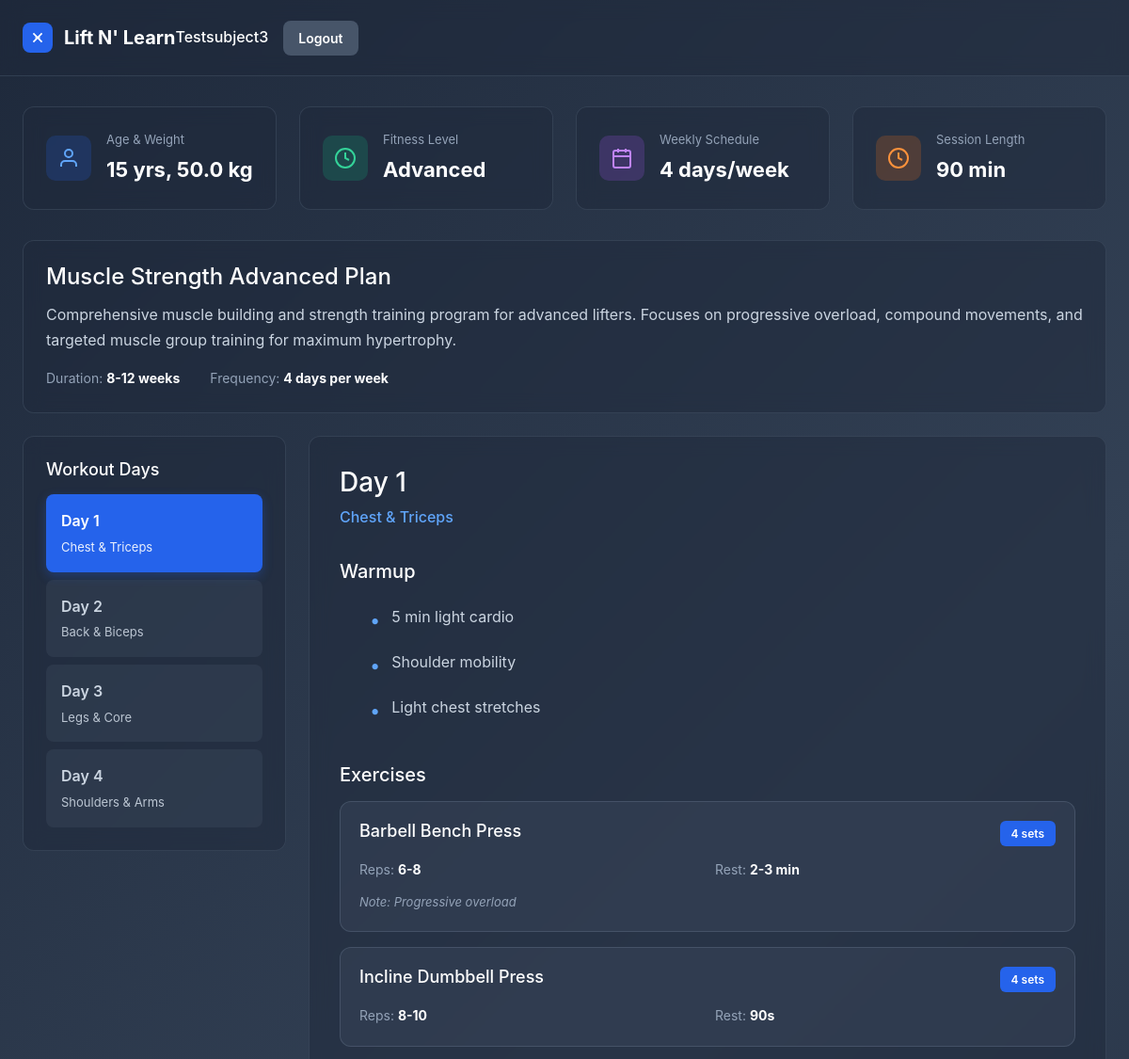
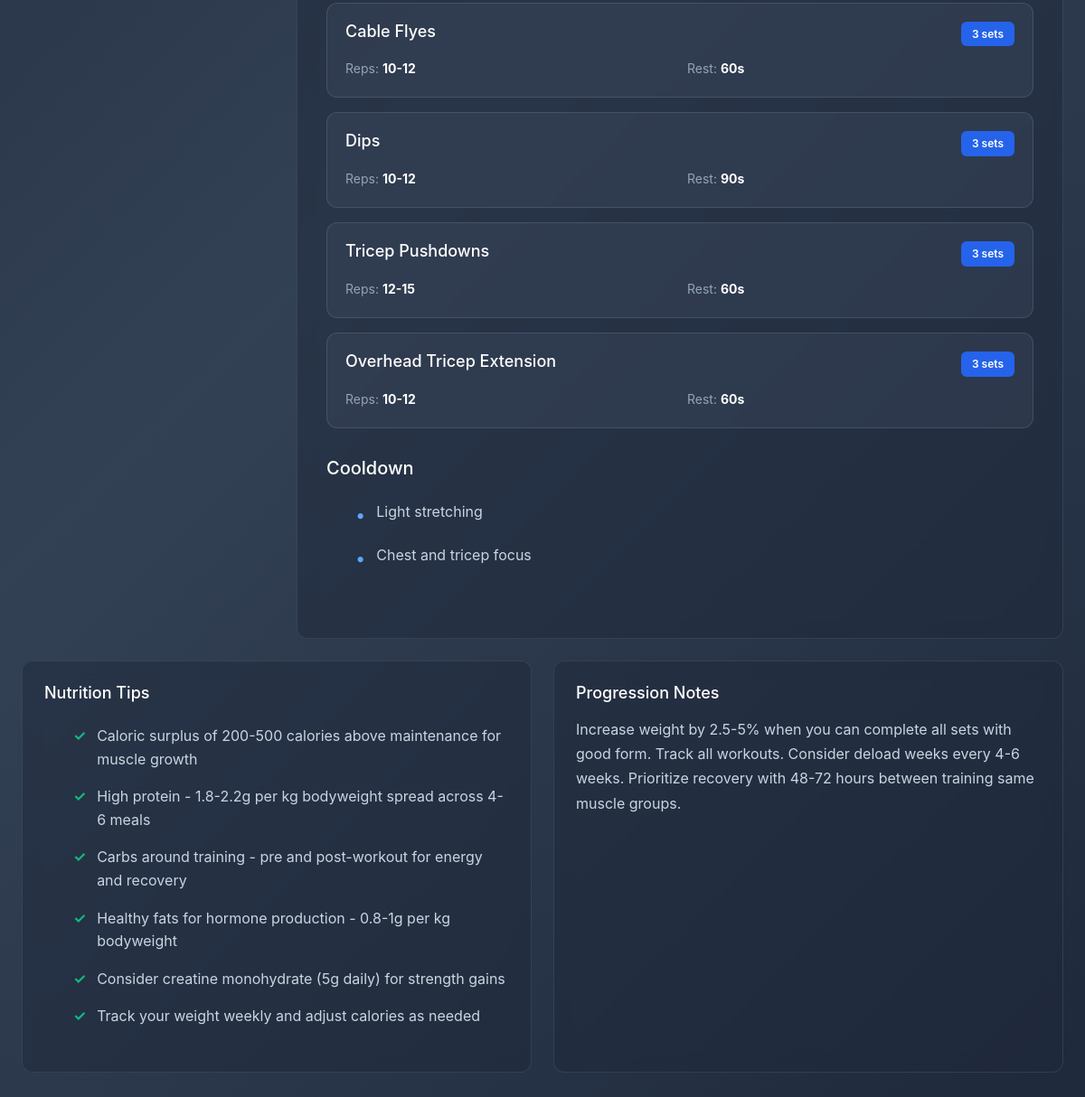
The page / (signed in) on the database its author committed (2 pictures, top to bottom).
### tables this page shows
CREATE TABLE users (
    id INTEGER PRIMARY KEY AUTOINCREMENT,
    username TEXT UNIQUE NOT NULL,
    email TEXT UNIQUE NOT NULL,
    password_hash TEXT NOT NULL,
    created_at TIMESTAMP DEFAULT CURRENT_TIMESTAMP
);

CREATE TABLE user_profiles (
    id INTEGER PRIMARY KEY AUTOINCREMENT,
    user_id INTEGER UNIQUE NOT NULL,
    full_name TEXT NOT NULL,
    age INTEGER NOT NULL CHECK (age > 0 AND age < 120),
    weight REAL NOT NULL CHECK (weight > 0),
    height REAL NOT NULL CHECK (height > 0),
    fitness_type TEXT NOT NULL CHECK (fitness_type IN ('general_fitness', 'athlete', 'muscle_strength', 'calisthenics')),
    fitness_level TEXT NOT NULL CHECK (fitness_level IN ('beginner', 'intermediate', 'advanced')),
    goals TEXT NOT NULL,
    workout_days INTEGER NOT NULL CHECK (workout_days >= 1 AND workout_days <= 7),
    session_duration INTEGER NOT NULL CHECK (session_duration > 0),
    medical_conditions TEXT DEFAULT '',
    created_at TIMESTAMP DEFAULT CURRENT_TIMESTAMP,
    updated_at TIMESTAMP DEFAULT CURRENT_TIMESTAMP,
    FOREIGN KEY (user_id) REFERENCES users (id) ON DELETE CASCADE
);

CREATE TABLE workout_plans (
    id INTEGER PRIMARY KEY AUTOINCREMENT,
    user_id INTEGER NOT NULL,
    plan_name TEXT NOT NULL,
    fitness_type TEXT NOT NULL,
    difficulty TEXT NOT NULL,
    plan_data TEXT NOT NULL,
    is_active INTEGER DEFAULT 1,
    created_at TIMESTAMP DEFAULT CURRENT_TIMESTAMP,
    FOREIGN KEY (user_id) REFERENCES users (id) ON DELETE CASCADE
);

### app.py (the view)
@app.route('/')
def index():
    return render_template('home.html')

### app.py (called while the page is built)
@login_manager.user_loader
def load_user(user_id):
    return User.get_by_id(int(user_id))

@app.template_filter('get_user_profile')
def get_user_profile(user_id):
    return UserProfile.get_by_user_id(user_id)

@app.template_filter('get_workout_plan')
def get_workout_plan(user_id):
    return WorkoutPlan.get_active_by_user_id(user_id)

### database.py (called while the page is built)
def get_db():
    conn = sqlite3.connect(DATABASE)
    conn.row_factory = sqlite3.Row
    return conn

    @staticmethod
    def get_by_id(user_id):
        conn = get_db()
        user_data = conn.execute(
            'SELECT * FROM users WHERE id = ?', (user_id,)
        ).fetchone()
        conn.close()
        if user_data:
            return User(user_data['id'], user_data['username'], user_data['email'],
                       user_data['password_hash'], user_data['created_at'])
        return None

    @staticmethod
    def get_by_user_id(user_id):
        conn = get_db()
        profile = conn.execute(
            'SELECT * FROM user_profiles WHERE user_id = ?', (user_id,)
        ).fetchone()
        conn.close()
        return dict(profile) if profile else None

    @staticmethod
    def get_active_by_user_id(user_id):
        conn = get_db()
        plan = conn.execute(
            'SELECT * FROM workout_plans WHERE user_id = ? AND is_active = 1 ORDER BY created_at DESC LIMIT 1',
            (user_id,)
        ).fetchone()
        conn.close()
        if plan:
            plan_dict = dict(plan)
            plan_dict['plan_data'] = json.loads(plan_dict['plan_data'])
            return plan_dict
        return None

### templates/home.html (shortened to what this page needs)
{% extends "base.html" %}
{% block content %}
<nav class="navbar">
    <div class="nav-content">
        <div class="nav-brand">
            <svg width="32" height="32" viewBox="0 0 24 24" fill="none" stroke="currentColor" stroke-width="2">
                <path d="M6.5 6.5L17.5 17.5M17.5 6.5L6.5 17.5M14 12h1M9 12h1"></path>
            </svg>
            <span>Lift N' Learn</span>
        </div>
        <div class="nav-user">
            {% if current_user.is_authenticated %}
                <div class="user-info">
                    <div class="user-name">{{ current_user.username }}</div>
                </div>
                <a href="{{ url_for('logout') }}" class="btn btn-secondary btn-sm">Logout</a>
            {% else %}
                <a href="{{ url_for('login') }}" class="btn btn-secondary btn-sm">Login</a>
                <a href="{{ url_for('register') }}" class="btn btn-primary btn-sm">Register</a>
            {% endif %}
        </div>
    </div>
</nav>
<div class="dashboard-container">
    {% set profile = current_user.id | get_user_profile if current_user.is_authenticated else None %}
    {% set workout_plan = current_user.id | get_workout_plan if current_user.is_authenticated else None %}
    {% if current_user.is_authenticated %}
        {% if not profile %}
            <div class="hero-section">
                <h1>Welcome, {{ current_user.username }}!</h1>
                <p>Ready to transform your fitness journey? Create your personalized workout plan in minutes.</p>
                <a href="{{ url_for('questionnaire') }}" class="btn btn-primary btn-lg">Find Your Workout Plan</a>
            </div>
        {% else %}
            <div class="stats-grid">
                <div class="stat-card">
                    <div class="stat-icon blue">
                        <svg width="24" height="24" viewBox="0 0 24 24" fill="none" stroke="currentColor" stroke-width="2">
                            <path d="M20 21v-2a4 4 0 0 0-4-4H8a4 4 0 0 0-4 4v2"></path>
                            <circle cx="12" cy="7" r="4"></circle>
                        </svg>
                    </div>
                    <div class="stat-content">
                        <div class="stat-label">Age & Weight</div>
                        <div class="stat-value">{{ profile.age }} yrs, {{ profile.weight }} kg</div>
                    </div>
                </div>
                <div class="stat-card">
                    <div class="stat-icon green">
                        <svg width="24" height="24" viewBox="0 0 24 24" fill="none" stroke="currentColor" stroke-width="2">
                            <circle cx="12" cy="12" r="10"></circle>
                            <path d="M12 6v6l4 2"></path>
                        </svg>
                    </div>
                    <div class="stat-content">
                        <div class="stat-label">Fitness Level</div>
                        <div class="stat-value">{{ profile.fitness_level.title() }}</div>
                    </div>
                </div>
                <div class="stat-card">
                    <div class="stat-icon purple">
                        <svg width="24" height="24" viewBox="0 0 24 24" fill="none" stroke="currentColor" stroke-width="2">
                            <rect x="3" y="4" width="18" height="18" rx="2" ry="2"></rect>
                            <line x1="16" y1="2" x2="16" y2="6"></line>
                            <line x1="8" y1="2" x2="8" y2="6"></line>
                            <line x1="3" y1="10" x2="21" y2="10"></line>
                        </svg>
                    </div>
                    <div class="stat-content">
                        <div class="stat-label">Weekly Schedule</div>
                        <div class="stat-value">{{ profile.workout_days }} days/week</div>
                    </div>
                </div>
                <div class="stat-card">
                    <div class="stat-icon orange">
                        <svg width="24" height="24" viewBox="0 0 24 24" fill="none" stroke="currentColor" stroke-width="2">
                            <circle cx="12" cy="12" r="10"></circle>
                            <polyline points="12 6 12 12 16 14"></polyline>
                        </svg>
                    </div>
                    <div class="stat-content">
                        <div class="stat-label">Session Length</div>
                        <div class="stat-value">{{ profile.session_duration }} min</div>
                    </div>
                </div>
            </div>
            {% if workout_plan %}
            <div class="plan-overview">
                <h2>{{ workout_plan.plan_name }}</h2>
                <p class="plan-description">{{ workout_plan.plan_data.description }}</p>
                <div class="plan-meta">
                    <span>Duration: <strong>{{ workout_plan.plan_data.duration }}</strong></span>
                    <span>Frequency: <strong>{{ workout_plan.plan_data.frequency }}</strong></span>
                </div>
            </div>
            <div class="workout-container">
                <div class="workout-sidebar">
                    <h3>Workout Days</h3>
                    <div class="workout-days">
                        {% for workout in workout_plan.plan_data.workouts %}
                        <button class="workout-day-btn {% if loop.index0 == 0 %}active{% endif %}" onclick="showWorkout('{{ loop.index0 }}')">
                            <div class="day-title">{{ workout.day }}</div>
                            <div class="day-focus">{{ workout.focus }}</div>
                        </button>
                        {% endfor %}
                    </div>
                </div>
                <div class="workout-content">
                    {% for workout in workout_plan.plan_data.workouts %}
                    <div class="workout-detail {% if loop.index0 == 0 %}active{% endif %}" id="workout-{{ loop.index0 }}">
                        <h2>{{ workout.day }}</h2>
                        <p class="workout-focus">{{ workout.focus }}</p>
                        <div class="workout-section">
                            <h3>Warmup</h3>
                            <ul class="workout-list">
                                {% for item in workout.warmup %}
                                <li>{{ item }}</li>
                                {% endfor %}
                            </ul>
                        </div>
                        <div class="workout-section">
                            <h3>Exercises</h3>
                            <div class="exercise-list">
                                {% for exercise in workout.exercises %}
                                <div class="exercise-card">
                                    <div class="exercise-header">
                                        <h4>{{ exercise.name }}</h4>
                                        <span class="exercise-badge">{{ exercise.sets }} sets</span>
                                    </div>
                                    <div class="exercise-details">
                                        <div>Reps: <strong>{{ exercise.reps }}</strong></div>
                                        <div>Rest: <strong>{{ exercise.rest }}</strong></div>
                                    </div>
                                    {% if exercise.notes %}
                                    <div class="exercise-notes">Note: {{ exercise.notes }}</div>
                                    {% endif %}
                                </div>
                                {% endfor %}
                            </div>
                        </div>
                        <div class="workout-section">
                            <h3>Cooldown</h3>
                            <ul class="workout-list">
                                {% for item in workout.cooldown %}
                                <li>{{ item }}</li>
                                {% endfor %}
                            </ul>
                        </div>
                    </div>
                    {% endfor %}
                </div>
            </div>
            <div class="additional-info">
                <div class="info-card">
                    <h3>Nutrition Tips</h3>
                    <ul class="tips-list">
                        {% for tip in workout_plan.plan_data.nutrition_tips %}
                        <li>{{ tip }}</li>
                        {% endfor %}
                    </ul>
                </div>
                <div class="info-card">
                    <h3>Progression Notes</h3>
                    <p>{{ workout_plan.plan_data.progression_notes }}</p>
                </div>
            </div>
            {% endif %}
        {% endif %}
    {% endif %}
</div>
{% endblock %}

### templates/base.html (shortened to what this page needs)
<!DOCTYPE html>
<html lang="en">
<head>
    <link href="https://cdn.jsdelivr.net/npm/bootstrap@5.3.2/dist/css/bootstrap.min.css" rel="stylesheet">
    <link rel="stylesheet" href="{{ url_for('static', filename='style.css') }}">
</head>
<body>
    {% block content %}{% endblock %}
</body>
</html>

### rows shown on the page
users: username "Testsubject3"
user_profiles: age "15", weight "50.0", fitness_level "Advanced", workout_days "4", session_duration "90"
workout_plans: plan_name "Muscle Strength Advanced Plan"

### other values the page prints
{{ workout_plan.plan_data.description }} "Comprehensive muscle building and strength training program for advanced lifters. Focuses on progressive overload, compound movements, and targeted muscle group training for maximum hypertrophy."
{{ workout_plan.plan_data.duration }} "8-12 weeks"
{{ workout_plan.plan_data.frequency }} "4 days per week"
{{ workout.day }} "Day 1" "Day 2" "Day 3" "Day 4"
{{ workout.focus }} "Chest & Triceps" "Back & Biceps" "Legs & Core" "Shoulders & Arms"
{{ workout.day }} "Day 1"
{{ workout.focus }} "Chest & Triceps"
{{ item }} "5 min light cardio" "Shoulder mobility" "Light chest stretches"
{{ exercise.name }} "Barbell Bench Press" "Incline Dumbbell Press" "Cable Flyes" "Dips" "Tricep Pushdowns" "Overhead Tricep Extension"
{{ exercise.sets }} "4" "4" "3" "3" "3" "3"
{{ exercise.reps }} "6-8" "8-10" "10-12" "10-12" "12-15" "10-12"
{{ exercise.rest }} "2-3 min" "90s" "60s" "90s" "60s" "60s"
{{ exercise.notes }} "Progressive overload"
{{ item }} "Light stretching" "Chest and tricep focus"
{{ tip }} "Caloric surplus of 200-500 calories above maintenance for muscle growth" "High protein - 1.8-2.2g per kg bodyweight spread across 4-6 meals" "Carbs around training - pre and post-workout for energy and recovery" "Healthy fats for hormone production - 0.8-1g per kg bodyweight" "Consider creatine monohydrate (5g daily) for strength gains" "Track your weight weekly and adjust calories as needed"
